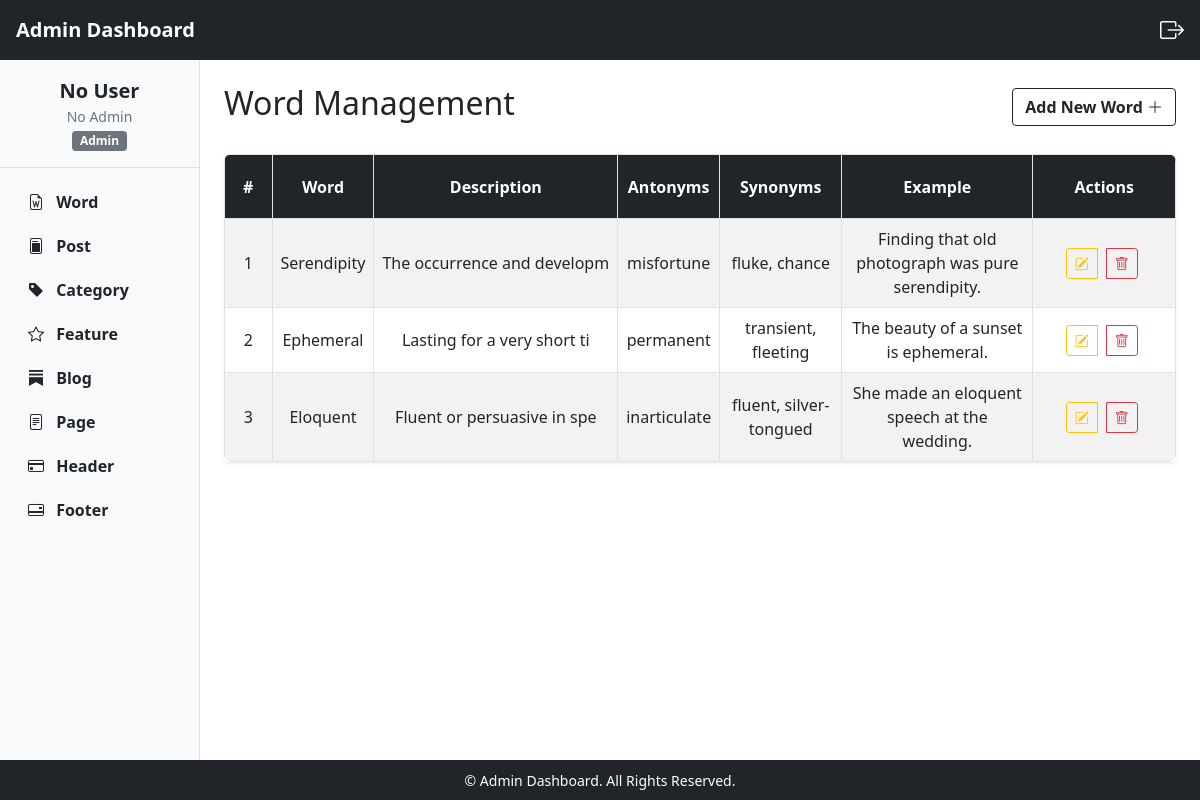
Screenshot of /word/ with the database file from the repository.
### api/models.py (models this page shows, shortened)
class WordModel(models.Model):
    word = models.CharField(max_length=100, unique=True, default="")
    antonyms = models.CharField(max_length=100, default="", blank=True)
    synonyms = models.CharField(max_length=100, default="", blank=True)
    example = models.CharField(max_length=500, default="", blank=True)
    created_at = models.DateTimeField(auto_now_add=True)
    description = HTMLField()

### api/views.py (the view)
# urls.py: path("word/", adminWordListApi, name="apiword"),
def adminWordListApi(request):
    ApiWordsList = WordSerializer(WordModel.objects.all(), many=True).data
    wordform = WordForm(request.POST or None)
    if (
        request.method == "POST"
        and "word_submit" in request.POST
        and wordform.is_valid()
    ):
        wordform.save()
        messages.success(request, "Word added successfully!")
        return redirect("apiword")
    context = {
        "ApiWordsList": ApiWordsList,
        "wordform": wordform,
    }  # user this for data flow
    return render(request, "admin/admin.html", context)

### api/Templates/admin/admin.html (shortened to what this page needs)
{% extends "admin/supermain.html" %} {% load static %} {% block admin %}
<link rel="stylesheet" href="{% static 'css/word.css' %}" />
<div class="">
  <div class="d-flex justify-content-between align-items-center mb-4">
    <h1 class="text-dark" style="font-size: 4vh">Word Management</h1>
    <button
      class="btn btn-outline-dark fw-bolder"
      data-bs-toggle="modal"
      data-bs-target="#wordFormModal"
      style="font-size: 2vh"
    >
      Add New Word <i class="bi bi-plus-lg fw-bolder"></i>
    </button>
  </div>
  <div class="card shadow-sm border-0 mt-4">
    <div class="table-responsive">
      <table
        class="table table-bordered table-striped table-hover align-middle mb-0"
      >
        <thead class="bg-dark text-white" style="height: 4rem">
          <tr>
            <th class="text-center align-middle" style="width: 5%">#</th>
            <th class="text-center align-middle">Word</th>
            <th class="text-center align-middle">Description</th>
            <th class="text-center align-middle">Antonyms</th>
            <th class="text-center align-middle">Synonyms</th>
            <th class="text-center align-middle">Example</th>
            <th class="text-center align-middle" style="width: 15%">Actions</th>
          </tr>
        </thead>
        <tbody>
          {% if ApiWordsList %} {% for word in ApiWordsList %}
          <tr>
            <td class="text-center">{{ forloop.counter }}</td>
            <td class="align-middle text-center">{{ word.word }}</td>
            <td class="text-truncate descp">
              {{ word.description|safe|slice:30 }}
            </td>
            <td class="align-middle text-center">{{ word.antonyms }}</td>
            <td class="align-middle text-center">{{ word.synonyms }}</td>
            <td class="align-middle text-center">{{ word.example }}</td>
            <td class="text-center">
              <div class="btn-group gap-1">
                  <a
                    href="{% url 'updateword' word.id %}"
                    class="btn btn-sm btn-outline-warning"
                    data-bs-toggle="modal"
                    data-bs-target="#wordFormModal{{ word.id }}"
                    title="Edit Word"
                  >
                    <i class="bi bi-pencil-square"></i>
                  </a>
                  <a
                    href="{% url 'deleteword' word.id %}"
                    class="btn btn-sm btn-outline-danger"
                    onclick="return confirm('Are you sure you want to delete this word?');"
                    title="Delete Word"
                  >
                    <i class="bi bi-trash"></i>
                  </a>
                </div>
              </div>
          {% endfor %} {% else %}
          <tr>
            <td colspan="7" class="text-center text-muted py-4">
              No words available.
            </td>
          </tr>
          {% endif %}
    </div>
  </div>
{% endblock %}

### static/css/word.css (style rules this page uses)
.descp p { margin: 0; }
.table-responsive { border-radius: 8px; }
.table th, .table td { text-align: center; vertical-align: middle; }
.text-truncate.descp { max-width: 250px; }
.btn-group .btn-sm { margin-right: 5px; }

### rows the page displays
WordModel: word "Serendipity", description "The occurrence and developm", antonyms "misfortune", synonyms "fluke, chance", example "Finding that old photograph was pure serendipity."
WordModel: word "Ephemeral", description "Lasting for a very short ti", antonyms "permanent", synonyms "transient, fleeting", example "The beauty of a sunset is ephemeral."
WordModel: word "Eloquent", description "Fluent or persuasive in spe", antonyms "inarticulate", synonyms "fluent, silver-tongued", example "She made an eloquent speech at the wedding."
